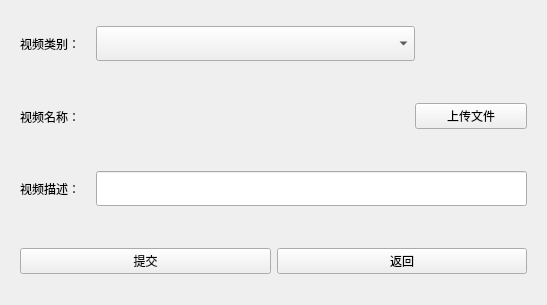
<?xml version="1.0" encoding="UTF-8"?>
<ui version="4.0">
 <class>videoImport</class>
 <widget class="QWidget" name="videoImport">
  <property name="geometry">
   <rect>
    <x>0</x>
    <y>0</y>
    <width>547</width>
    <height>305</height>
   </rect>
  </property>
  <property name="minimumSize">
   <size>
    <width>547</width>
    <height>305</height>
   </size>
  </property>
  <property name="maximumSize">
   <size>
    <width>547</width>
    <height>353</height>
   </size>
  </property>
  <property name="windowTitle">
   <string>Form</string>
  </property>
  <layout class="QVBoxLayout" name="verticalLayout">
   <item>
    <widget class="QWidget" name="widget" native="true">
     <layout class="QHBoxLayout" name="horizontalLayout">
      <item>
       <widget class="QLabel" name="label">
        <property name="minimumSize">
         <size>
          <width>70</width>
          <height>0</height>
         </size>
        </property>
        <property name="maximumSize">
         <size>
          <width>70</width>
          <height>16777215</height>
         </size>
        </property>
        <property name="text">
         <string>视频类别：</string>
        </property>
       </widget>
      </item>
      <item>
       <widget class="QComboBox" name="videoType">
        <property name="minimumSize">
         <size>
          <width>90</width>
          <height>35</height>
         </size>
        </property>
       </widget>
      </item>
      <item>
       <spacer name="horizontalSpacer_2">
        <property name="orientation">
         <enum>Qt::Horizontal</enum>
        </property>
        <property name="sizeType">
         <enum>QSizePolicy::Fixed</enum>
        </property>
        <property name="sizeHint" stdset="0">
         <size>
          <width>112</width>
          <height>20</height>
         </size>
        </property>
       </spacer>
      </item>
     </layout>
    </widget>
   </item>
   <item>
    <widget class="QWidget" name="widget_2" native="true">
     <layout class="QHBoxLayout" name="horizontalLayout_2">
      <item>
       <widget class="QLabel" name="label_2">
        <property name="minimumSize">
         <size>
          <width>70</width>
          <height>0</height>
         </size>
        </property>
        <property name="maximumSize">
         <size>
          <width>70</width>
          <height>16777215</height>
         </size>
        </property>
        <property name="text">
         <string>视频名称：</string>
        </property>
       </widget>
      </item>
      <item>
       <widget class="QLabel" name="videoName">
        <property name="text">
         <string/>
        </property>
       </widget>
      </item>
      <item>
       <widget class="QPushButton" name="upload">
        <property name="maximumSize">
         <size>
          <width>112</width>
          <height>16777215</height>
         </size>
        </property>
        <property name="text">
         <string>上传文件</string>
        </property>
       </widget>
      </item>
     </layout>
    </widget>
   </item>
   <item>
    <widget class="QWidget" name="widget_3" native="true">
     <layout class="QHBoxLayout" name="horizontalLayout_3">
      <item>
       <widget class="QLabel" name="label_3">
        <property name="minimumSize">
         <size>
          <width>70</width>
          <height>0</height>
         </size>
        </property>
        <property name="maximumSize">
         <size>
          <width>70</width>
          <height>16777215</height>
         </size>
        </property>
        <property name="text">
         <string>视频描述：</string>
        </property>
       </widget>
      </item>
      <item>
       <widget class="QLineEdit" name="lineEdit">
        <property name="minimumSize">
         <size>
          <width>0</width>
          <height>35</height>
         </size>
        </property>
        <property name="maximumSize">
         <size>
          <width>16777215</width>
          <height>35</height>
         </size>
        </property>
       </widget>
      </item>
     </layout>
    </widget>
   </item>
   <item>
    <widget class="QWidget" name="widget_4" native="true">
     <layout class="QHBoxLayout" name="horizontalLayout_4">
      <item>
       <widget class="QPushButton" name="submit">
        <property name="text">
         <string>提交</string>
        </property>
       </widget>
      </item>
      <item>
       <widget class="QPushButton" name="close">
        <property name="text">
         <string>返回</string>
        </property>
       </widget>
      </item>
     </layout>
    </widget>
   </item>
  </layout>
 </widget>
 <resources/>
 <connections/>
</ui>
